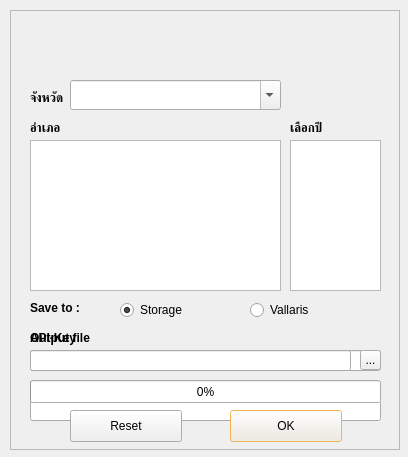
<?xml version="1.0" encoding="UTF-8"?>
<ui version="4.0">
 <class>accidentDialogBase</class>
 <widget class="QDialog" name="accidentDialogBase">
  <property name="geometry">
   <rect>
    <x>0</x>
    <y>0</y>
    <width>408</width>
    <height>457</height>
   </rect>
  </property>
  <property name="windowTitle">
   <string>Thaccident</string>
  </property>
  <widget class="QFrame" name="frame">
   <property name="geometry">
    <rect>
     <x>10</x>
     <y>10</y>
     <width>390</width>
     <height>440</height>
    </rect>
   </property>
   <property name="frameShape">
    <enum>QFrame::StyledPanel</enum>
   </property>
   <property name="frameShadow">
    <enum>QFrame::Raised</enum>
   </property>
   <widget class="QLabel" name="label">
    <property name="enabled">
     <bool>true</bool>
    </property>
    <property name="geometry">
     <rect>
      <x>20</x>
      <y>-10</y>
      <width>361</width>
      <height>101</height>
     </rect>
    </property>
    <property name="cursor">
     <cursorShape>ArrowCursor</cursorShape>
    </property>
    <property name="acceptDrops">
     <bool>false</bool>
    </property>
    <property name="autoFillBackground">
     <bool>false</bool>
    </property>
    <property name="styleSheet">
     <string notr="true"/>
    </property>
    <property name="text">
     <string/>
    </property>
    <property name="pixmap">
     <pixmap>img/logo.png</pixmap>
    </property>
    <property name="scaledContents">
     <bool>true</bool>
    </property>
    <property name="wordWrap">
     <bool>false</bool>
    </property>
    <property name="openExternalLinks">
     <bool>false</bool>
    </property>
   </widget>
   <widget class="QLabel" name="label_2">
    <property name="geometry">
     <rect>
      <x>20</x>
      <y>80</y>
      <width>41</width>
      <height>16</height>
     </rect>
    </property>
    <property name="styleSheet">
     <string notr="true"/>
    </property>
    <property name="text">
     <string>&lt;html&gt;&lt;head/&gt;&lt;body&gt;&lt;p&gt;&lt;span style=&quot; font-weight:600; &quot;&gt;จังหวัด&lt;/span&gt;&lt;/p&gt;&lt;/body&gt;&lt;/html&gt;</string>
    </property>
   </widget>
   <widget class="QListWidget" name="listyears">
    <property name="geometry">
     <rect>
      <x>280</x>
      <y>130</y>
      <width>91</width>
      <height>151</height>
     </rect>
    </property>
    <property name="styleSheet">
     <string notr="true">listyears {border-style: solid;border-width: medium;background-color: rgb(236, 220, 79);}</string>
    </property>
    <property name="selectionMode">
     <enum>QAbstractItemView::MultiSelection</enum>
    </property>
   </widget>
   <widget class="QLabel" name="label_3">
    <property name="geometry">
     <rect>
      <x>280</x>
      <y>110</y>
      <width>58</width>
      <height>16</height>
     </rect>
    </property>
    <property name="palette">
     <palette>
      <active>
       <colorrole role="Text">
        <brush brushstyle="SolidPattern">
         <color alpha="255">
          <red>255</red>
          <green>38</green>
          <blue>0</blue>
         </color>
        </brush>
       </colorrole>
      </active>
      <inactive>
       <colorrole role="Text">
        <brush brushstyle="SolidPattern">
         <color alpha="255">
          <red>255</red>
          <green>38</green>
          <blue>0</blue>
         </color>
        </brush>
       </colorrole>
      </inactive>
      <disabled>
       <colorrole role="Text">
        <brush brushstyle="SolidPattern">
         <color alpha="63">
          <red>255</red>
          <green>255</green>
          <blue>255</blue>
         </color>
        </brush>
       </colorrole>
      </disabled>
     </palette>
    </property>
    <property name="styleSheet">
     <string notr="true"/>
    </property>
    <property name="text">
     <string>&lt;html&gt;&lt;head/&gt;&lt;body&gt;&lt;p&gt;&lt;span style=&quot; font-weight:600; &quot;&gt;เลือกปี&lt;/span&gt;&lt;/p&gt;&lt;/body&gt;&lt;/html&gt;</string>
    </property>
   </widget>
   <widget class="QListWidget" name="amp">
    <property name="geometry">
     <rect>
      <x>20</x>
      <y>130</y>
      <width>251</width>
      <height>151</height>
     </rect>
    </property>
    <property name="styleSheet">
     <string notr="true">amp {border-style: solid;border-width: medium;background-color: rgb(236, 220, 79);}</string>
    </property>
    <property name="selectionMode">
     <enum>QAbstractItemView::MultiSelection</enum>
    </property>
   </widget>
   <widget class="QLabel" name="label_5">
    <property name="geometry">
     <rect>
      <x>20</x>
      <y>110</y>
      <width>41</width>
      <height>16</height>
     </rect>
    </property>
    <property name="styleSheet">
     <string notr="true"/>
    </property>
    <property name="text">
     <string>&lt;html&gt;&lt;head/&gt;&lt;body&gt;&lt;p&gt;&lt;span style=&quot; font-weight:600; &quot;&gt;อำเภอ&lt;/span&gt;&lt;/p&gt;&lt;/body&gt;&lt;/html&gt;</string>
    </property>
   </widget>
   <widget class="QComboBox" name="prov">
    <property name="geometry">
     <rect>
      <x>60</x>
      <y>70</y>
      <width>211</width>
      <height>30</height>
     </rect>
    </property>
    <property name="cursor">
     <cursorShape>PointingHandCursor</cursorShape>
    </property>
    <property name="toolTip">
     <string>&lt;html&gt;&lt;head/&gt;&lt;body&gt;&lt;p&gt;&lt;br/&gt;&lt;/p&gt;&lt;/body&gt;&lt;/html&gt;</string>
    </property>
    <property name="editable">
     <bool>true</bool>
    </property>
   </widget>
   <widget class="QRadioButton" name="saveVallaris">
    <property name="geometry">
     <rect>
      <x>240</x>
      <y>290</y>
      <width>91</width>
      <height>20</height>
     </rect>
    </property>
    <property name="text">
     <string>Vallaris</string>
    </property>
    <property name="icon">
     <iconset>
      <normaloff>img/logovallaris.svg</normaloff>img/logovallaris.svg</iconset>
    </property>
   </widget>
   <widget class="QRadioButton" name="saveLocal">
    <property name="geometry">
     <rect>
      <x>110</x>
      <y>290</y>
      <width>101</width>
      <height>20</height>
     </rect>
    </property>
    <property name="text">
     <string>Storage</string>
    </property>
    <property name="icon">
     <iconset>
      <normaloff>img/save.png</normaloff>img/save.png</iconset>
    </property>
    <property name="checked">
     <bool>true</bool>
    </property>
   </widget>
   <widget class="QLabel" name="label_6">
    <property name="geometry">
     <rect>
      <x>20</x>
      <y>290</y>
      <width>81</width>
      <height>16</height>
     </rect>
    </property>
    <property name="text">
     <string>&lt;html&gt;&lt;head/&gt;&lt;body&gt;&lt;p&gt;&lt;span style=&quot; font-weight:600;&quot;&gt;Save to :&lt;/span&gt;&lt;/p&gt;&lt;/body&gt;&lt;/html&gt;</string>
    </property>
   </widget>
   <widget class="QToolButton" name="select_folder">
    <property name="enabled">
     <bool>true</bool>
    </property>
    <property name="geometry">
     <rect>
      <x>350</x>
      <y>340</y>
      <width>21</width>
      <height>20</height>
     </rect>
    </property>
    <property name="cursor">
     <cursorShape>PointingHandCursor</cursorShape>
    </property>
    <property name="mouseTracking">
     <bool>false</bool>
    </property>
    <property name="text">
     <string>...</string>
    </property>
    <property name="icon">
     <iconset>
      <normaloff>img/folder.svg</normaloff>img/folder.svg</iconset>
    </property>
   </widget>
   <widget class="QLineEdit" name="file">
    <property name="geometry">
     <rect>
      <x>20</x>
      <y>340</y>
      <width>321</width>
      <height>21</height>
     </rect>
    </property>
    <property name="text">
     <string/>
    </property>
    <property name="readOnly">
     <bool>true</bool>
    </property>
   </widget>
   <widget class="QLabel" name="label_4">
    <property name="geometry">
     <rect>
      <x>20</x>
      <y>320</y>
      <width>81</width>
      <height>16</height>
     </rect>
    </property>
    <property name="text">
     <string>&lt;html&gt;&lt;head/&gt;&lt;body&gt;&lt;p&gt;&lt;span style=&quot; font-weight:600;&quot;&gt;Output file&lt;/span&gt;&lt;/p&gt;&lt;/body&gt;&lt;/html&gt;</string>
    </property>
   </widget>
   <widget class="QFrame" name="vallaris">
    <property name="geometry">
     <rect>
      <x>10</x>
      <y>290</y>
      <width>371</width>
      <height>131</height>
     </rect>
    </property>
    <property name="frameShape">
     <enum>QFrame::NoFrame</enum>
    </property>
    <property name="frameShadow">
     <enum>QFrame::Raised</enum>
    </property>
    <widget class="QLineEdit" name="collection_id">
     <property name="geometry">
      <rect>
       <x>10</x>
       <y>100</y>
       <width>351</width>
       <height>21</height>
      </rect>
     </property>
    </widget>
    <widget class="QLabel" name="label_7">
     <property name="geometry">
      <rect>
       <x>10</x>
       <y>30</y>
       <width>61</width>
       <height>16</height>
      </rect>
     </property>
     <property name="text">
      <string>&lt;html&gt;&lt;head/&gt;&lt;body&gt;&lt;p&gt;&lt;span style=&quot; font-weight:600;&quot;&gt;API-Key&lt;/span&gt;&lt;/p&gt;&lt;/body&gt;&lt;/html&gt;</string>
     </property>
    </widget>
    <widget class="QLineEdit" name="api_key">
     <property name="geometry">
      <rect>
       <x>10</x>
       <y>50</y>
       <width>351</width>
       <height>21</height>
      </rect>
     </property>
    </widget>
    <widget class="QLabel" name="label_8">
     <property name="geometry">
      <rect>
       <x>10</x>
       <y>80</y>
       <width>81</width>
       <height>16</height>
      </rect>
     </property>
     <property name="text">
      <string>&lt;html&gt;&lt;head/&gt;&lt;body&gt;&lt;p&gt;&lt;span style=&quot; font-weight:600;&quot;&gt;Collection ID&lt;/span&gt;&lt;/p&gt;&lt;/body&gt;&lt;/html&gt;</string>
     </property>
    </widget>
   </widget>
   <zorder>vallaris</zorder>
   <zorder>label</zorder>
   <zorder>label_2</zorder>
   <zorder>listyears</zorder>
   <zorder>label_3</zorder>
   <zorder>amp</zorder>
   <zorder>label_5</zorder>
   <zorder>prov</zorder>
   <zorder>saveVallaris</zorder>
   <zorder>saveLocal</zorder>
   <zorder>label_6</zorder>
   <zorder>select_folder</zorder>
   <zorder>file</zorder>
   <zorder>label_4</zorder>
  </widget>
  <widget class="QFrame" name="run_frame">
   <property name="geometry">
    <rect>
     <x>30</x>
     <y>380</y>
     <width>360</width>
     <height>71</height>
    </rect>
   </property>
   <property name="frameShape">
    <enum>QFrame::NoFrame</enum>
   </property>
   <property name="frameShadow">
    <enum>QFrame::Raised</enum>
   </property>
   <widget class="QProgressBar" name="progressBar">
    <property name="geometry">
     <rect>
      <x>0</x>
      <y>0</y>
      <width>351</width>
      <height>23</height>
     </rect>
    </property>
    <property name="toolTip">
     <string>&lt;html&gt;&lt;head/&gt;&lt;body&gt;&lt;p&gt;&lt;span style=&quot; color:#eae536;&quot;&gt;กหฟ&lt;/span&gt;&lt;/p&gt;&lt;/body&gt;&lt;/html&gt;</string>
    </property>
    <property name="value">
     <number>0</number>
    </property>
   </widget>
   <widget class="QPushButton" name="reset">
    <property name="geometry">
     <rect>
      <x>40</x>
      <y>30</y>
      <width>112</width>
      <height>32</height>
     </rect>
    </property>
    <property name="palette">
     <palette>
      <active>
       <colorrole role="Highlight">
        <brush brushstyle="SolidPattern">
         <color alpha="255">
          <red>253</red>
          <green>177</green>
          <blue>40</blue>
         </color>
        </brush>
       </colorrole>
       <colorrole role="Link">
        <brush brushstyle="SolidPattern">
         <color alpha="255">
          <red>253</red>
          <green>177</green>
          <blue>40</blue>
         </color>
        </brush>
       </colorrole>
      </active>
      <inactive>
       <colorrole role="Highlight">
        <brush brushstyle="SolidPattern">
         <color alpha="255">
          <red>253</red>
          <green>177</green>
          <blue>40</blue>
         </color>
        </brush>
       </colorrole>
       <colorrole role="Link">
        <brush brushstyle="SolidPattern">
         <color alpha="255">
          <red>253</red>
          <green>177</green>
          <blue>40</blue>
         </color>
        </brush>
       </colorrole>
      </inactive>
      <disabled>
       <colorrole role="Highlight">
        <brush brushstyle="SolidPattern">
         <color alpha="255">
          <red>70</red>
          <green>70</green>
          <blue>70</blue>
         </color>
        </brush>
       </colorrole>
       <colorrole role="Link">
        <brush brushstyle="SolidPattern">
         <color alpha="255">
          <red>253</red>
          <green>177</green>
          <blue>40</blue>
         </color>
        </brush>
       </colorrole>
      </disabled>
     </palette>
    </property>
    <property name="cursor">
     <cursorShape>PointingHandCursor</cursorShape>
    </property>
    <property name="text">
     <string>Reset</string>
    </property>
    <property name="autoDefault">
     <bool>true</bool>
    </property>
    <property name="flat">
     <bool>false</bool>
    </property>
   </widget>
   <widget class="QPushButton" name="aa">
    <property name="geometry">
     <rect>
      <x>200</x>
      <y>30</y>
      <width>112</width>
      <height>32</height>
     </rect>
    </property>
    <property name="palette">
     <palette>
      <active>
       <colorrole role="Highlight">
        <brush brushstyle="SolidPattern">
         <color alpha="255">
          <red>253</red>
          <green>177</green>
          <blue>40</blue>
         </color>
        </brush>
       </colorrole>
       <colorrole role="Link">
        <brush brushstyle="SolidPattern">
         <color alpha="255">
          <red>255</red>
          <green>178</green>
          <blue>0</blue>
         </color>
        </brush>
       </colorrole>
      </active>
      <inactive>
       <colorrole role="Highlight">
        <brush brushstyle="SolidPattern">
         <color alpha="255">
          <red>253</red>
          <green>177</green>
          <blue>40</blue>
         </color>
        </brush>
       </colorrole>
       <colorrole role="Link">
        <brush brushstyle="SolidPattern">
         <color alpha="255">
          <red>255</red>
          <green>178</green>
          <blue>0</blue>
         </color>
        </brush>
       </colorrole>
      </inactive>
      <disabled>
       <colorrole role="Highlight">
        <brush brushstyle="SolidPattern">
         <color alpha="255">
          <red>70</red>
          <green>70</green>
          <blue>70</blue>
         </color>
        </brush>
       </colorrole>
       <colorrole role="Link">
        <brush brushstyle="SolidPattern">
         <color alpha="255">
          <red>255</red>
          <green>178</green>
          <blue>0</blue>
         </color>
        </brush>
       </colorrole>
      </disabled>
     </palette>
    </property>
    <property name="cursor">
     <cursorShape>PointingHandCursor</cursorShape>
    </property>
    <property name="text">
     <string>OK</string>
    </property>
    <property name="default">
     <bool>true</bool>
    </property>
    <property name="flat">
     <bool>false</bool>
    </property>
   </widget>
  </widget>
 </widget>
 <resources/>
 <connections/>
</ui>
